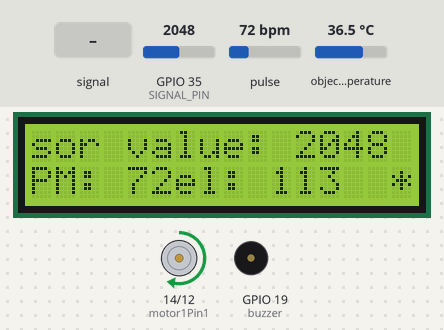
Recording of a sketch running on a simulated ESP32. On the bench: 16×2 character LCD, motor-driver pin pairs drawn as motors (green arrow = first pin HIGH = forward, orange = second pin HIGH = backward, longer = more drive, scaled by the enable pin), buzzer (waves = sounding). Inputs (shaded band) come from the test bench; at power-on: GPIO 35 (SIGNAL_PIN) = 2048, object temperature 36.5 °C, pulse 72 bpm. What the sketch prints to the serial monitor is not drawn.

Above: at 1.05 s.
1.4 s: GPIO 35 (SIGNAL_PIN) set to 475
At 1.74 s:
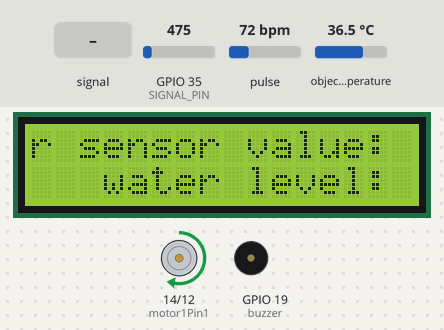
4.0 s: GPIO 35 (SIGNAL_PIN) set to 409
At 4.46 s:
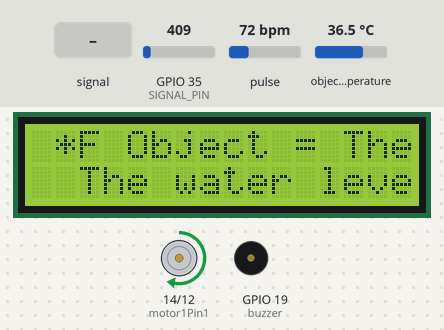
6.8 s: GPIO 35 (SIGNAL_PIN) fed a 200 Hz sine of ±327 counts around its level
At 7.18 s:
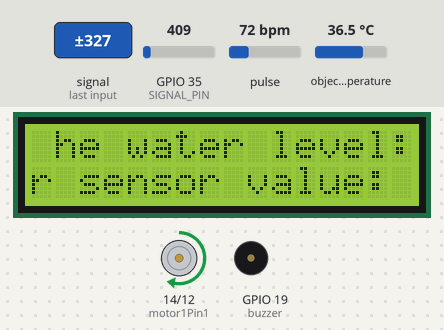
9.5 s: object temperature set to 44 °C
At 9.9 s:
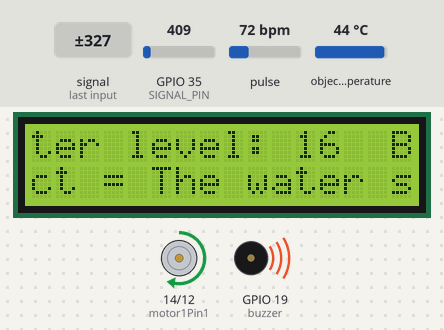
12.2 s: pulse set to 130 bpm
At 12.61 s:
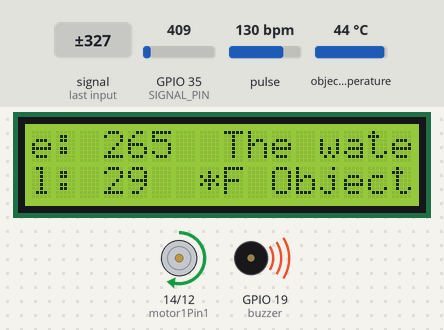
15.2 s: pulse set to 70 bpm
At 16.03 s:
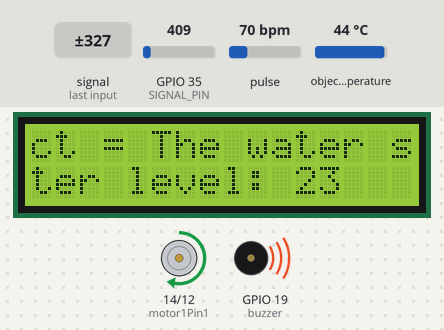
Timing chart, 0 to 21.1 s (numbered marks = the images above; inputs shaded):
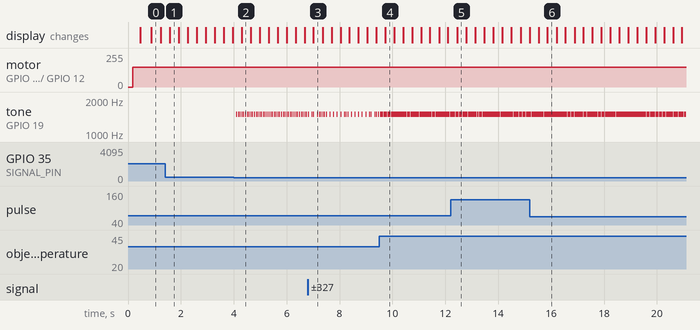

The sketch:

Hardware_code.ino
```cpp
#include <Adafruit_MLX90614.h>
#include <LiquidCrystal_I2C.h>
#include <Wire.h>
#include <PulseSensorPlayground.h>

//Pin declaration

//Pulse pin
#define Pulse_pin 25

//water level pins
#define POWER_PIN 27
#define SIGNAL_PIN 35

//Pump Pins
#define motor1Pin1 14
#define motor1Pin2 12
#define enable1Pin 26

//Buzzer Pin
#define buzzer 19

//Setting Pulse Parameter
int pulse_threshold=500;

//Class Initialisation
Adafruit_MLX90614 mlx = Adafruit_MLX90614();
LiquidCrystal_I2C lcd(0x27,16,2);
PulseSensorPlayground pulseSensor;

//Setting motor parameter
const int freq = 30000;
const int pwmChannel = 0;
const int resolution = 8;
int dutyCycle = 150;

void setup() {
  //Serial Initialization
  Serial.begin(9600);
  while (!Serial);

  // Water level sensor pin initialization
  pinMode(POWER_PIN, OUTPUT);   // configure pin as an OUTPUT
  digitalWrite(POWER_PIN, LOW); // turn the sensor OFF

  //lcd initialization
  lcd.init();
  lcd.clear();
  lcd.backlight();// Make sure backlight is on

  //Pulse sensor initialsation
  pulseSensor.analogInput(Pulse_pin);
  pulseSensor.setThreshold(pulse_threshold);
  // Double-check the "pulseSensor" object was created and "began" seeing a signal.
   if (pulseSensor.begin()) {
    lcd.print("We created a pulseSensor Object !");  //This prints one time at Arduino power-up,  or on Arduino reset.
  }

  /*// Print a message on both lines of the LCD.
  lcd.setCursor(2,0);   //Set cursor to character 2 on line 0
  lcd.print("Hello World!");

  lcd.setCursor(2,1);   //Move cursor to character 2 on line 1
  lcd.print("ArogyaMitra");*/

 //Temperature sensor initialization
 lcd.print("Adafruit MLX90614 test");
  if (!mlx.begin()) {
    lcd.print("Error connecting to MLX sensor. Check wiring.");
    while(1);
  }

  //Driver Properties
  // sets the pins as outputs:
  pinMode(motor1Pin1, OUTPUT);
  pinMode(motor1Pin2, OUTPUT);
  pinMode(enable1Pin, OUTPUT);

  // configure LED PWM functionalitites
  ledcSetup(pwmChannel, freq, resolution);
  // attach the channel to the GPIO to be controlled
  ledcAttachPin(enable1Pin, pwmChannel);

  //Buzzer initailization
}

void loop() {
  //Temperature sensor readings
  lcd.print("*F\tObject = "); Serial.print(mlx.readObjectTempF()); Serial.print("*F");
  Serial.println();

  //Buzzer
  if(mlx.readObjectTempF()>110){
    tone(buzzer,1500,200);
  }
  else{
    noTone(buzzer);
  }

  //Waterlevel Sensor
  digitalWrite(POWER_PIN, HIGH);  // turn the sensor ON
  delay(10);                      // wait 10 milliseconds
  int value = analogRead(SIGNAL_PIN); // read the analog value from sensor
  digitalWrite(POWER_PIN, LOW);   // turn the sensor OFF

  int level=map(value,0,1800,0,100);
  lcd.print("The water sensor value: ");
  lcd.println(value);

  lcd.print("The water level: ");
  lcd.println(level);

  //Buzzer
  if(level<25){
    tone(buzzer,1500,200);
  }
  else{
    noTone(buzzer);
  }

  //pulse sensnor
  if (pulseSensor.sawStartOfBeat()) {
    int myBPM = pulseSensor.getBeatsPerMinute();
    lcd.print("BPM: ");
    lcd.print(myBPM);
  }

  //Peristaltic Pump
  digitalWrite(motor1Pin1, HIGH);
  digitalWrite(motor1Pin2, LOW);
  ledcWrite(pwmChannel, dutyCycle);
}
```

Measured:
- the behaviour switches between 450 and 449 on GPIO 35 (SIGNAL_PIN) (found by bisection; images 1 and 2)
- after the input at 1.4 s, the display: changes after 0.18 s (image 1)
- after the input at 4.0 s, tone on GPIO 19 (buzzer): alternates 1500 Hz for 0.01 s and silent for 0.06 s, starting after 0.09 s
- after the input at 6.8 s, the display: changes after 0.21 s (image 3)
- after the input at 12.2 s, the display: changes after 0.24 s (image 5)
- after the input at 15.2 s, the display: first differs from a run without the input after 0.66 s (image 6)
